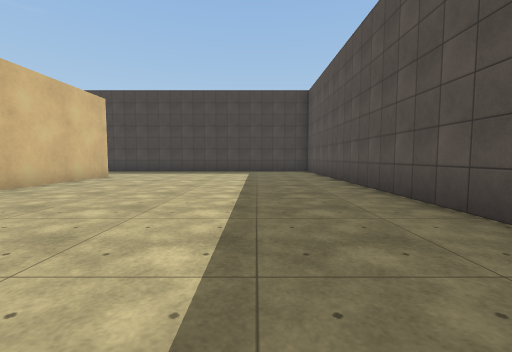
View 1 (above)

24 first-person views from a walk through a Unity game level. The camera is 1.2 m above the floor, tilts 4° down and sees 90° across. The floor is counted in squares, 2 m on a side. Each view is taken from the middle of a square. On the plan, view 1 faces up. The plan holds only what a view shows up to about 9 squares ahead; the rest is blank. The place goes on beyond the plan. Door leaves are left out, so doorways stand open. Surface patterns are stand-ins for the level's own textures.

View 2
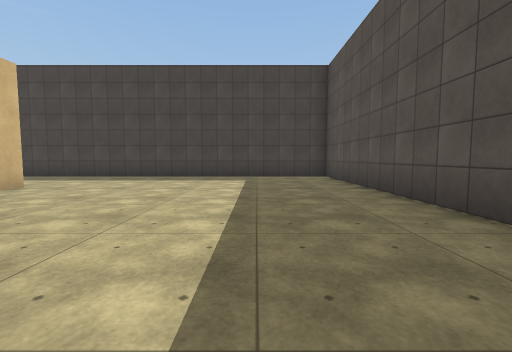

View 3
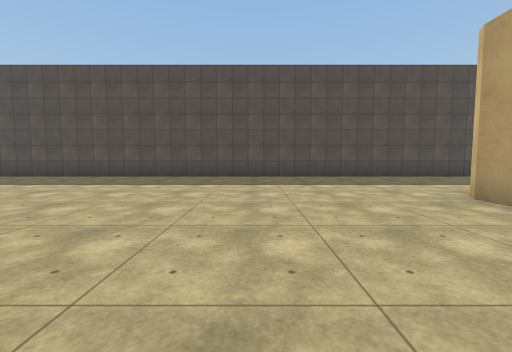

View 4
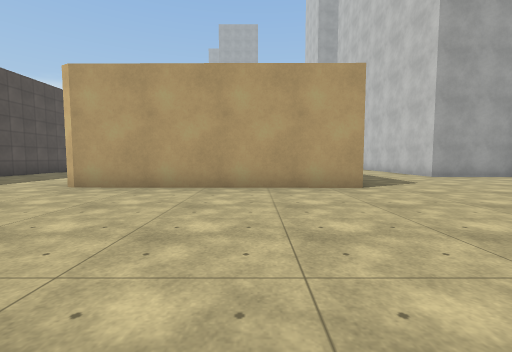

View 5
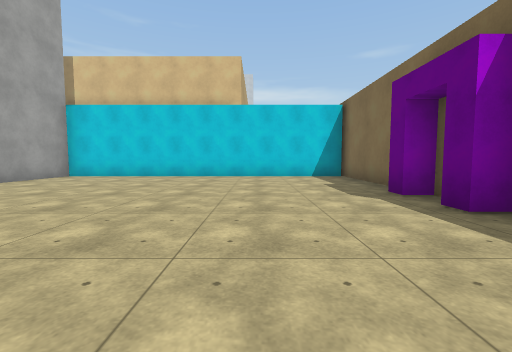

View 6
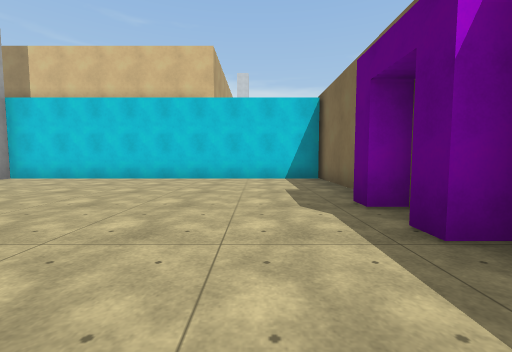

View 7
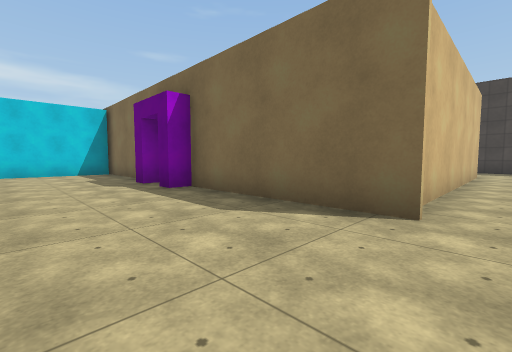

View 8
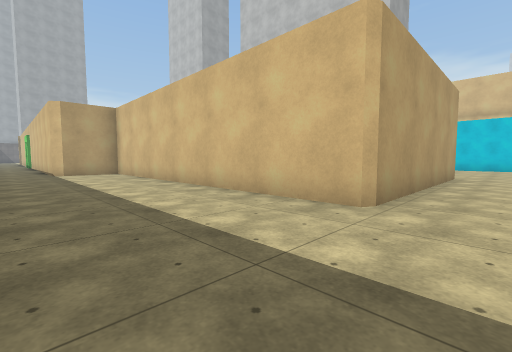

View 9
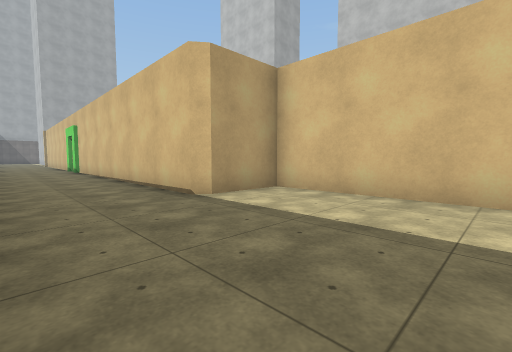

View 10
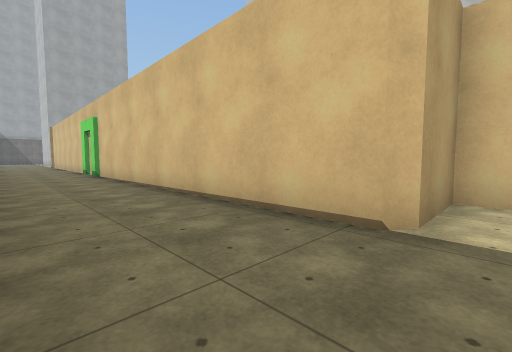

View 11
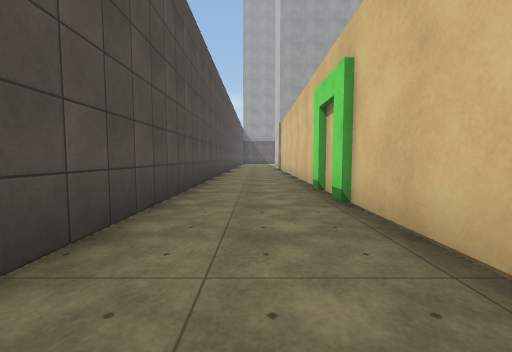

View 12
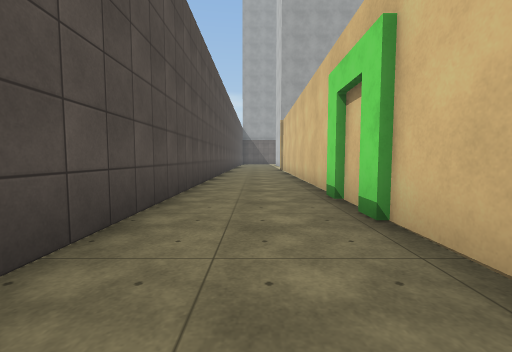

View 13
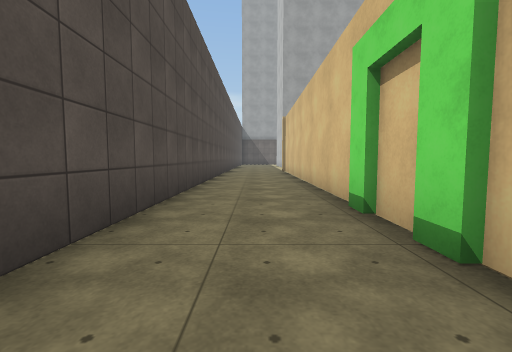

View 14
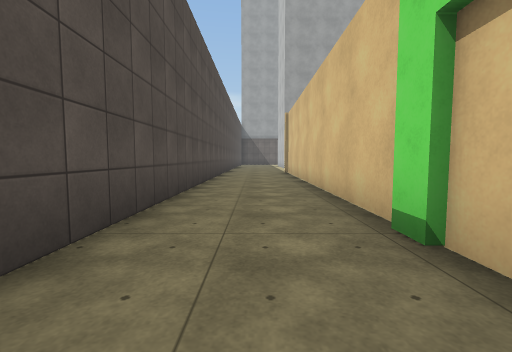

View 15
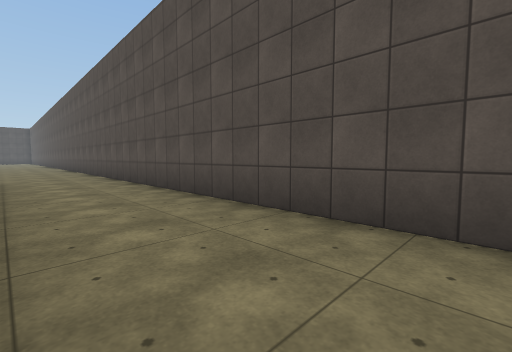

View 16
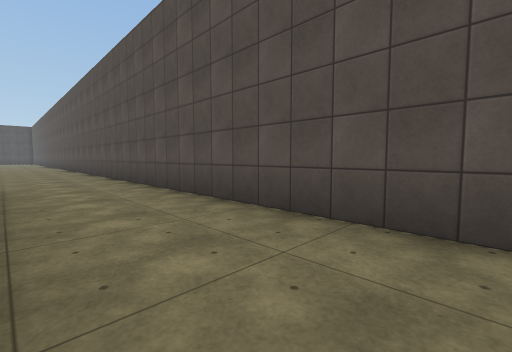

View 17
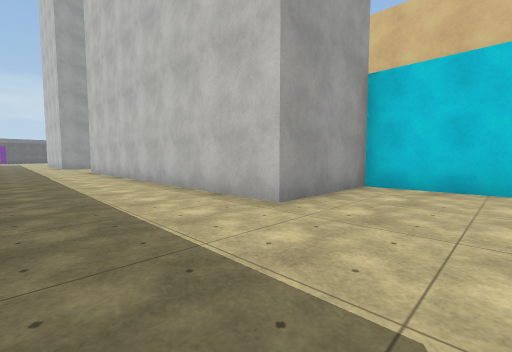

View 18
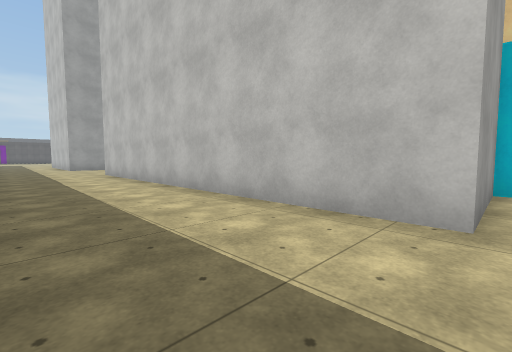

View 19
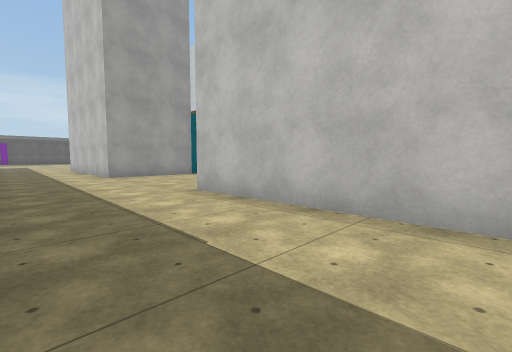

View 20
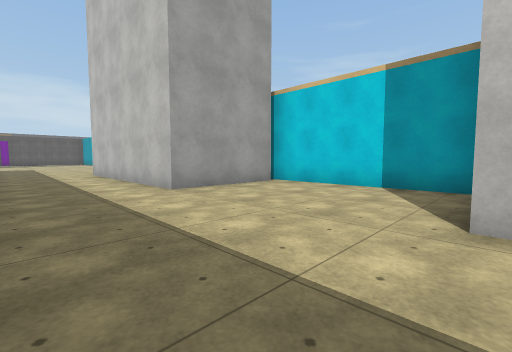

View 21
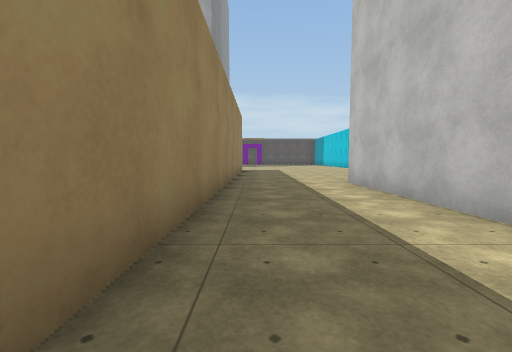

View 22
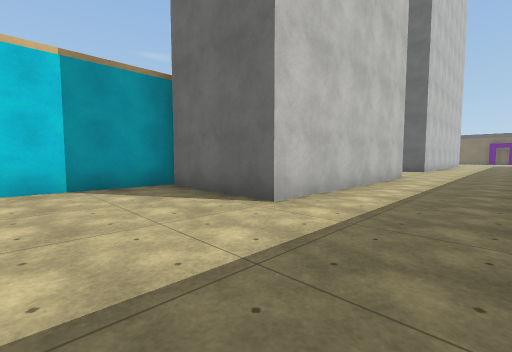

View 23
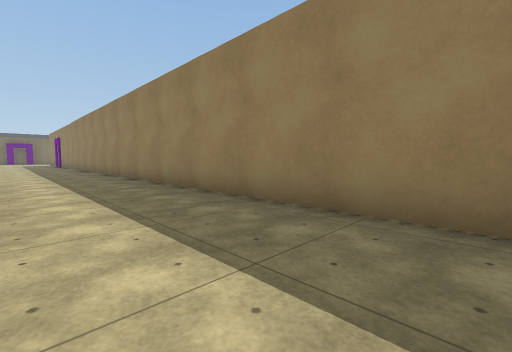

View 24
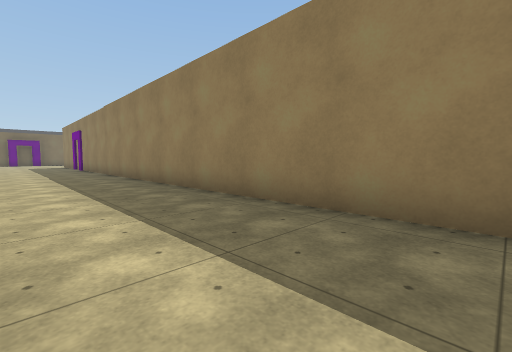

### Floor plan
Points are (right, up) in squares from view 1. A wall is a line through its corners. A room is listed if a view was taken in it or the views show most of it. See-through windows are left out.
Room 1 (views 1, 2, 3, 4, 5, 6, 7, 8, 9, 10, 11, 12, 13, 14, 15, 16, 17, 18, 19, 20, 21, 22, 23, 24)
walls: (-8.2, -5.1) (-2.1, -5.2) (-2.2, -14.5) (-0.2, -14.5) (-0.3, -31.5); (-4.5, 0.8) (-8.8, 0.9); (-8.8, 0.4) (-9.2, 0.4); (-10.1, 0.4) (-10.6, 0.4); (-11.4, 0.9) (-14.8, 0.9); (-14.5, 0.9) (-14.5, -8.2) (-11.6, -8.2) (-11.6, -18.2); (-4.7, 8.3) (-4.8, 1.6); (-14.5, -18.4) (-14.5, -22.9); (-14.1, -22.6) (-11.3, -22.6) (-11.3, -28.4) (-14.1, -28.4); (-14.5, -28.1) (-14.5, -31.1); (-8.4, -31.1) (-8.2, -15); (2.3, -31.4) (2.3, 11.3) (-7.6, 11.3)

Where each view was taken, in squares from view 1:
view 1: 0 up, 0 right, facing up
view 2: 3 up, 0 right, facing up
view 3: 2 down, 6 left, facing right
view 4: 0 up, 6 left, facing down
view 5: 2 down, 6 left, facing left
view 6: 1 down, 7 left, facing left
view 7: 2 down, 4 left, facing up-left
view 8: 4 down, 1 right, facing down-left
view 9: 11 down, 2 right, facing down-left
view 10: 14 down, 2 right, facing down-left
view 11: 20 down, 1 right, facing down
view 12: 21 down, 1 right, facing down
view 13: 22 down, 1 right, facing down
view 14: 23 down, 1 right, facing down
view 15: 23 down, 0 right, facing up-right
view 16: 21 down, 0 right, facing up-right
view 17: 6 down, 9 left, facing down-left
view 18: 8 down, 9 left, facing down-left
view 19: 14 down, 9 left, facing down-left
view 20: 18 down, 9 left, facing down-left
view 21: 22 down, 9 left, facing down
view 22: 31 down, 9 left, facing up-left
view 23: 31 down, 11 left, facing up-right
view 24: 25 down, 11 left, facing up-right
